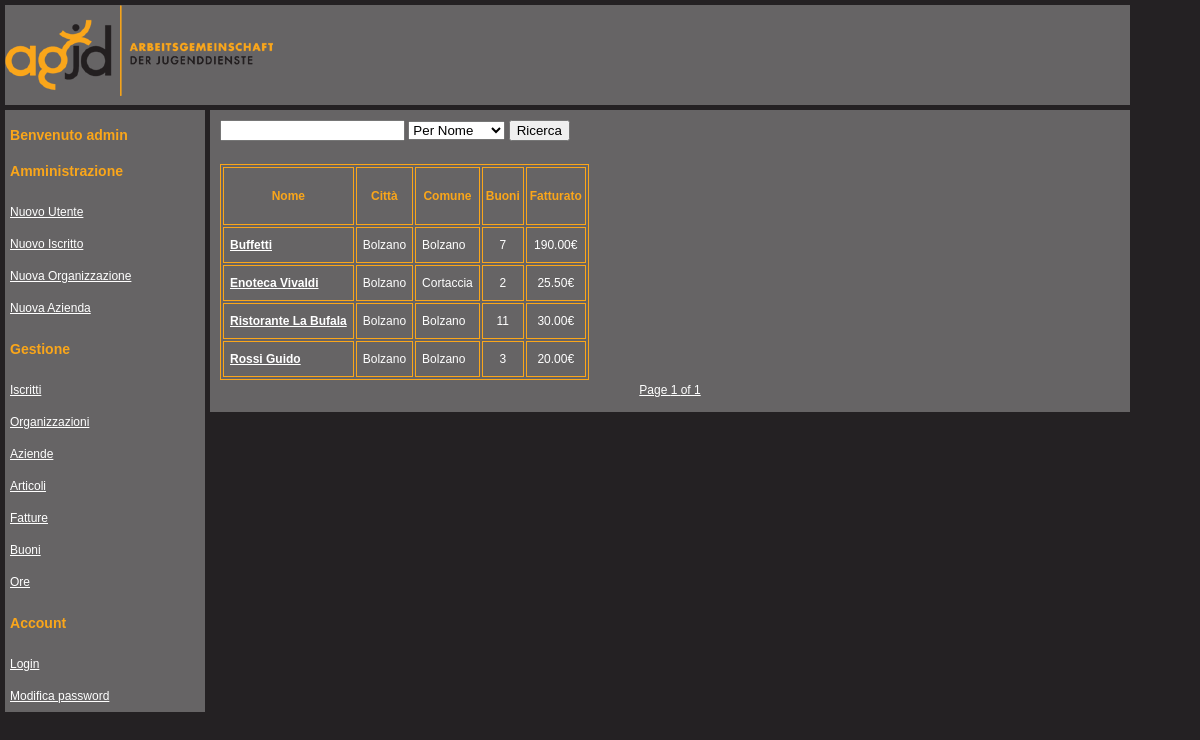
The app's page /list_company.php (signed in) with its own data.
### tables this page shows
CREATE TABLE Company (
	name	VARCHAR(255) NOT NULL,
	address	VARCHAR(255) NOT NULL,
	city	VARCHAR(255) NOT NULL,
	commune VARCHAR(255) NOT NULL,
	CAP		VARCHAR(255) NOT NULL,
	reference VARCHAR(255) NOT NULL,
	p_iva	VARCHAR(255) NOT NULL,
	phone 	VARCHAR(255),
	mobile_phone VARCHAR(255),
	mail	VARCHAR(255),
	CONSTRAINT company_pk PRIMARY KEY (p_iva)
);

### include/privilege_check.php (called while the page is built)
<?php
function check($privilege)
{
    if(isset($_SESSION))
    {
        if (isset($_SESSION['privilege']))
        {
            if ($_SESSION['privilege']==$privilege)
            {
                return true;
            }
        }
    }
    return false;
}
?>

### locale/it.php (called while the page is built, shortened)
<?php
$lang = array();
$lang['PRIVILEGE'] = 'Privilegi';
$lang['PAGE_TITLE'] = 'Index';
$lang['OBLIGATORY'] = 'I campi segnati con * sono obbligatori';
$lang['POINTS'] = 'Punti';
$lang['TOKENS'] = 'Buoni';
$lang['REMAINING_POINTS'] = 'Punti rimanenti';
$lang['COMPANY'] = 'Azienda';
$lang['ORGANIZATION'] = 'Organizzazione';
$lang['DELETE_SUCCESS'] = 'Eliminazione effettuata con successo';
$lang['UPDATE_SUCCESS'] = 'Modifica effettuata con successo';
$lang['DELETE'] = 'Elimina';
$lang['NO_RESULTS'] = 'Nessun risultato trovato';
$lang['UPDATE'] = 'Modifica';
$lang['START_DATE'] = 'Data inizio';
$lang['END_DATE'] = 'Data fine';
$lang['PASSWORD_CHANGE'] = 'Modifica password';
$lang['BOY'] = 'Iscritto';
$lang['INDEX'] = 'Index';
$lang['JANUARY'] = 'Gennaio';
$lang['FEBRUARY'] = 'Febbraio';
$lang['MARCH'] = 'Marzo';
$lang['APRIL'] = 'Aprile';
$lang['MAY'] = 'Maggio';
$lang['JUNE'] = 'Giugno';
$lang['JULY'] = 'Luglio';
$lang['AUGUST'] = 'Agosto';
$lang['SEPTEMBER'] = 'Settembre';
$lang['OCTOBER'] = 'Ottobre';
$lang['NOVEMBER'] = 'Novembre';
$lang['DECEMBER'] = 'Dicembre';
$lang['NO_LOGIN'] = 'Esegui il Login';
$lang['WELCOME'] = 'Benvenuto';
$lang['NEW_USER'] = 'Nuovo Utente';
$lang['NEW_BOY'] = 'Nuovo Iscritto';
$lang['NEW_ORGANIZATION'] = 'Nuova Organizzazione';
$lang['NEW_COMPANY'] = 'Nuova Azienda';
$lang['MANAGEMENT'] = 'Gestione';
$lang['ADMINISTRATION'] = 'Amministrazione';
$lang['LIST_BOY'] = 'Iscritti';
$lang['LIST_ORGANIZATION'] = 'Organizzazioni';
$lang['LIST_COMPANY'] = 'Aziende';
$lang['LIST_ITEM'] = 'Articoli';
$lang['LIST_INVOICE'] = 'Fatture';
$lang['LIST_TOKEN'] = 'Buoni';
$lang['LIST_VOLUNTEERING'] = 'Ore';
$lang['SEARCH'] = 'Ricerca';
$lang['LOGIN'] = 'Login';
$lang['ADMINISTRATOR'] = 'Amministratore';
$lang['MANAGER'] = 'Gestore';
$lang['USER_EXISTS'] = 'Esiste già un utente con questo nome';
$lang['INSERT_SUCCESS'] = 'Inserimento effettuato con successo';
$lang['CURRENT_PASSWORD'] = 'Password Corrente';
$lang['NEW_PASSWORD'] = 'Nuova Password';
$lang['REPEAT_PASSWORD'] = 'Ripeti Password';
$lang['NAME'] = 'Nome';
$lang['SURNAME'] = 'Cognome';
$lang['ADDRESS'] = 'Indirizzo';
$lang['CAP'] = 'CAP';
$lang['CITY'] = 'Città';
?>

### list_company.php (the view, shortened to what this page needs)
<!DOCTYPE html>
<?php
include('include/header.php');
include('include/navbar.php');
include('locale/it.php');
include('include/connect.php');
include('include/pager.php');
$results_per_page = 20;
if(isset($_GET['page']))
{
    $page = $_GET['page'];
    if(isset($_GET['search_value'])&&isset($_GET['search_type']))
    {
        $_POST['search_value']= $_GET['search_value'];
        $_POST['search_type']= $_GET['search_type'];
    }
}
else
    $page = 0;
$offset = $results_per_page*$page;
if(isset($_POST['search_value'])&&strlen($_POST['search_value'])>0)
{
    $search_value = $_POST['search_value'];
    switch($_POST['search_type'])
    {
        case 'name':
            $query = "SELECT * FROM Company WHERE name LIKE '%$search_value%'";
            break;
        case 'city':
            $query = "SELECT * FROM Company WHERE city LIKE '%$search_value%'";
            break;
        case 'commune':
            $query = "SELECT * FROM Company WHERE commune LIKE '%$search_value%'";
            break;
    }
}
else
    $query = "SELECT * FROM Company";
$limit = " ORDER BY name LIMIT $results_per_page OFFSET $offset"
?>
<html>
    <head>
        <link rel="stylesheet" type="text/css" href="main.css" />
    </head>
    <body>
        <div id="ContentContainer">
            <div id="Header">
            </div>
            <div id="Navbar">
            </div>
            <div id="Content">
                 <?php
                include('include/privilege_check.php');
                if(check('admin')||check('manager'))
                {
                    echo '<form action="list_company.php" name = "form" method = "post">';
                    echo ' <input type="text" name="search_value" />
                            <select name="search_type">
                                <option value="name">'.$lang['SEARCH_NAME'].'</option>'.
                                '<option value="city">'.$lang['SEARCH_CITY'].'</option>'.
                                '<option value="commune">'.$lang['SEARCH_COMMUNE'].'</option>
                            </select>
                           <input type="submit" name="submit"  value ="'.$lang['SEARCH'].'" />
                         </form><br /><br />';
                    echo "<table>
                            <th><h4>".$lang['NAME']."</h4></th>
                            <th><h4>".$lang['CITY']."</h4></th>
                            <th><h4>".$lang['COMMUNE']."</h4></th>
                            <th><h4>".$lang['TOKENS']."</h4></th>
                            <th><h4>".$lang['SALES']."</h4></th>";
                    $results = mysql_query($query.$limit, $conn);
                    for ($i = 0; (($i < $results_per_page) && ($i < mysql_num_rows($results))); $i++) {
                        $name = mysql_result($results, $i, 'name');
                        $commune = mysql_result($results, $i, 'commune');
                        $city = mysql_result($results, $i, 'city');
                        $p_iva = mysql_result($results, $i, 'p_iva');
                        $tokens = mysql_query("SELECT SUM(points) as totalTokens FROM Token WHERE company_id = '$p_iva' GROUP BY company_id", $conn);
                        if(mysql_num_rows($tokens)>0)
                        {
                            $tokens = mysql_result($tokens, 0, 'totalTokens');
                        }
                        else
                        {
                            $tokens = 0;
                        }
                        $sales = mysql_query("SELECT SUM(amount) as totalSales FROM Invoice WHERE company_id = '$p_iva' GROUP BY company_id", $conn);
                        if(mysql_num_rows($sales)>0)
                        {
                            $sales = mysql_result($sales, 0, 'totalSales');
                        }
                        else
                        {
                            $sales = 0;
                        }
                        echo "<tr>
                                <td><a href=\"view_company.php?p_iva=$p_iva\"><strong><p>".$name."</p></strong></a></td>
                                <td><p>".$city."</p></td>
                                <td><p>".$commune."</p></td>
                                <td align=center><p>".$tokens."</p></td>
                                <td align=center><p>".$sales."€</p></td>";
                    }
                    echo "</table>";
                    $results_num = mysql_num_rows(mysql_query($query));
                    if(isset($_POST['search_value'])&&strlen($_POST['search_value'])>0)
                        pagination_search($results_per_page, $page, "list_company.php?", $results_num, $_POST['search_value'], $_POST['search_type']);
                    else
                        pagination($results_per_page, $page, "list_company.php?", $results_num);
                }
                else
                    echo $lang['NO_PRIVILEGE'];
                ?>
            </div>
        </div>
    </body>
</html>

### main.css (style rules this page uses)
body { margin: 0px; padding: 0px; font-family: verdana, arial, helvetica, sans-serif; font-size: 12px; line-height: 22px; background: #242123; color: white; }
table, td, th, tr { border: 1px solid #faa61a;; width: auto; }
h4 { color: #faa61a; padding-left: 2px; padding-right: 2px; }
p { margin: 0px; padding: 5px; color: white; }
a:link { color: white; }
#ContentContainer { position: absolute; margin: 0px; }
#Header { position: absolute; margin: 0px; padding: 0px; height:100px; width:1125px; left: 5px; top: 5px; background-color: #666465; }
#Navbar { position: absolute; left: 5px; top: 110px; right: 0px; margin: 0px; padding: 0px; width: 200px; background-color: #666465; }
#Content { margin: 0px 250px 0px 0px; padding: 10px; position: absolute; left: 210px; top: 110px; width: 900px; background-color: #666465; }
form { display:inline; }

### records on screen
company: name "Buffetti", city "Bolzano", commune "Bolzano", tokens "7", sales "190.00"
company: name "Enoteca Vivaldi", city "Bolzano", commune "Cortaccia", tokens "2", sales "25.50"
company: name "Ristorante La Bufala", city "Bolzano", commune "Bolzano", tokens "11", sales "30.00"
company: name "Rossi Guido", city "Bolzano", commune "Bolzano", tokens "3", sales "20.00"

### other values on screen
$lang['WELCOME'] "Benvenuto"
$_SESSION['user'] "admin"
$lang['ADMINISTRATION'] "Amministrazione"
$lang['NEW_USER'] "Nuovo Utente"
$lang['NEW_BOY'] "Nuovo Iscritto"
$lang['NEW_ORGANIZATION'] "Nuova Organizzazione"
$lang['NEW_COMPANY'] "Nuova Azienda"
$lang['MANAGEMENT'] "Gestione"
$lang['LIST_BOY'] "Iscritti"
$lang['LIST_ORGANIZATION'] "Organizzazioni"
$lang['LIST_COMPANY'] "Aziende"
$lang['LIST_ITEM'] "Articoli"
$lang['LIST_INVOICE'] "Fatture"
$lang['LIST_TOKEN'] "Buoni"
$lang['LIST_VOLUNTEERING'] "Ore"
